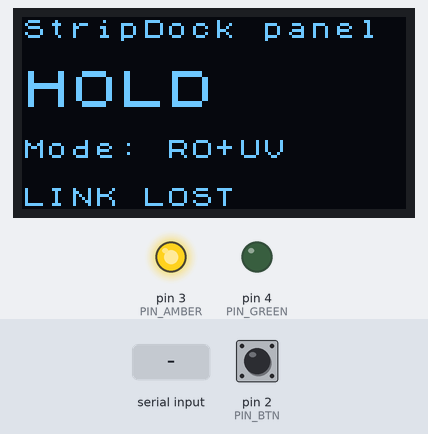
A sketch run on a simulated Arduino Uno, built with avr-gcc and run on an emulated ATmega328P. Parts: 128×64 one-colour display, output pins drawn as LEDs (lit = HIGH). The inputs (shaded band) are chosen by the test bench; at power-on: pin 2 (PIN_BTN) HIGH. EEPROM starts erased; what the sketch prints to the serial monitor is not drawn.

Above: at 1.4 s.
1.5 s: "PASS\n" received over Serial
At 2.9 s:
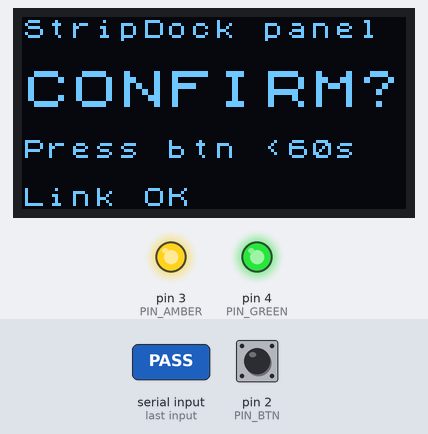
3.2 s: pin 2 (PIN_BTN) pulled LOW for 0.15 s
At 4.7 s:
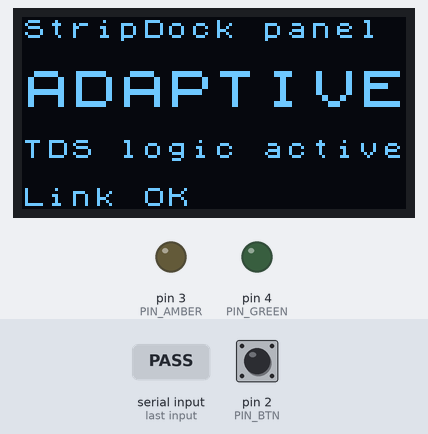
5.0 s: "HOLD\n" received over Serial
At 6.4 s:
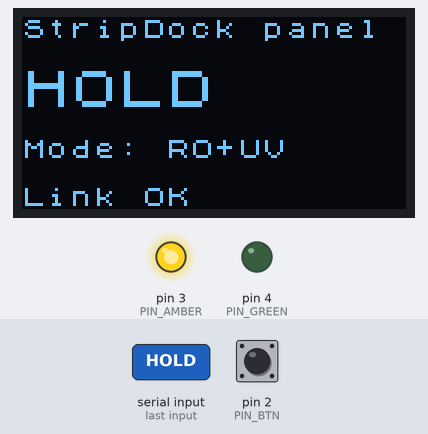
6.7 s: "UNKNOWN\n" received over Serial
At 7.6 s:
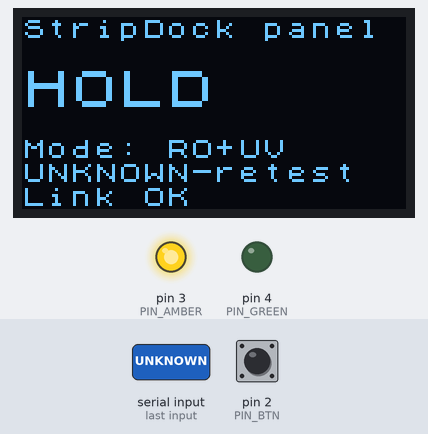
Timing chart, 0 to 9.7 s (numbered marks = the images above; inputs shaded):
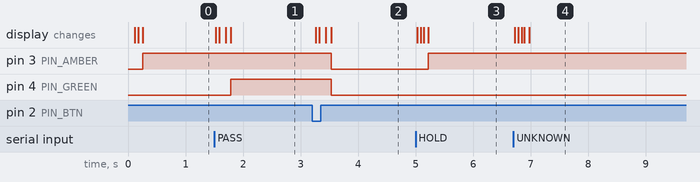

Measured:
- after the input at 1.5 s, pin 4 (PIN_GREEN): LOW → HIGH after 0.29 s; the display: first changes at once (image 1 shows a later state)
- after the input at 3.2 s, pin 3 (PIN_AMBER), pin 4 (PIN_GREEN): HIGH → LOW after 0.33 s; the display: first changes after 0.07 s (image 2 shows a later state)
- after the input at 5.0 s, pin 3 (PIN_AMBER): LOW → HIGH after 0.22 s; the display: first changes at once (image 3 shows a later state)

The sketch:

StripDockPanel.ino
```cpp
// StripDock purifier control panel - Arduino Nano / Uno
// Wiring: OLED SSD1306 I2C  VCC->5V, GND->GND, SDA->A4, SCL->A5
//         Amber LED (HOLD)   D3 -> 330R -> LED long leg, short leg -> GND
//         Green LED (CONFIRM) D4 -> 330R -> LED long leg, short leg -> GND
//         Push button        D2 -> button -> GND (internal pull-up)
// Library: "U8g2" by olikraus (Library Manager)
//
// Serial 115200, one command per line (Serial Monitor: "Newline"):
//   HOLD     -> latch RO+UV hold (saved in EEPROM, survives power loss)
//   PASS     -> a passing re-test; if held, asks for CONFIRM within 60 s
//   UNKNOWN  -> bad/uncertain reading; never clears a hold
//   PING     -> laptop heartbeat (send every ~2 s)
//   STATUS   -> report state
// Every command gets the reply "OK <STATE>". Events start with "EVT".
// A brand-new board (blank EEPROM) starts in HOLD: unknown memory = cautious.

#include <Arduino.h>
#include <EEPROM.h>
#include <Wire.h>
#include <U8x8lib.h>

const uint8_t PIN_BTN = 2;
const uint8_t PIN_AMBER = 3;
const uint8_t PIN_GREEN = 4;
const int EE_ADDR = 0;
const unsigned long CONFIRM_MS = 60000UL;
const unsigned long LINK_MS = 10000UL;
const unsigned long DEBOUNCE_MS = 40UL;

// If the OLED stays blank and an I2C scan shows 0x3D, set this to 0x3D.
const uint8_t OLED_ADDR = 0x3C;

U8X8_SSD1306_128X64_NONAME_HW_I2C oled(U8X8_PIN_NONE);

enum State : uint8_t { ADAPTIVE, HELD, CONFIRM_WAIT };
State state = HELD;
bool lastUnknown = false;
bool linkLost = true;
bool dirty = true;
unsigned long lastMsgMs = 0;
unsigned long confirmStartMs = 0;

char buf[24];
uint8_t blen = 0;

int btnStable = HIGH;
int btnLast = HIGH;
unsigned long btnChangeMs = 0;

void saveHold(bool h) {
  uint8_t v = h ? 1 : 0;
  if (EEPROM.read(EE_ADDR) != v) EEPROM.write(EE_ADDR, v);  // write only on change
}

bool loadHold() {
  return EEPROM.read(EE_ADDR) != 0;  // 1 or blank (0xFF) -> hold
}

const char* stateName() {
  switch (state) {
    case ADAPTIVE: return "ADAPTIVE";
    case HELD: return "HOLD";
    default: return "CONFIRM_WAIT";
  }
}

void updateLeds() {
  digitalWrite(PIN_AMBER, state == ADAPTIVE ? LOW : HIGH);   // held until cleared
  digitalWrite(PIN_GREEN, state == CONFIRM_WAIT ? HIGH : LOW);
}

void draw() {
  oled.clearDisplay();
  oled.setFont(u8x8_font_chroma48medium8_r);
  oled.drawString(0, 0, "StripDock panel");
  if (state == ADAPTIVE) {
    oled.draw2x2String(0, 2, "ADAPTIVE");
    oled.drawString(0, 5, "TDS logic active");
  } else if (state == HELD) {
    oled.draw2x2String(0, 2, "HOLD");
    oled.drawString(0, 5, "Mode: RO+UV");
  } else {
    oled.draw2x2String(0, 2, "CONFIRM?");
    oled.drawString(0, 5, "Press btn <60s");
  }
  if (lastUnknown) oled.drawString(0, 6, "UNKNOWN-retest");
  oled.drawString(0, 7, linkLost ? "LINK LOST" : "Link OK");
  updateLeds();
  dirty = false;
}

void reply() {
  Serial.print(F("OK "));
  Serial.println(stateName());
}

void handleCommand(char* cmd) {
  for (char* p = cmd; *p; ++p) *p = toupper(*p);
  lastMsgMs = millis();
  if (linkLost) { linkLost = false; dirty = true; }

  if (strcmp(cmd, "HOLD") == 0) {
    state = HELD;
    saveHold(true);
    lastUnknown = false;
    dirty = true;
    reply();
  } else if (strcmp(cmd, "PASS") == 0) {
    lastUnknown = false;
    if (state != ADAPTIVE) {
      state = CONFIRM_WAIT;           // hold stays saved until the button is pressed
      confirmStartMs = millis();
    }
    dirty = true;
    reply();
  } else if (strcmp(cmd, "UNKNOWN") == 0) {
    lastUnknown = true;
    if (state == CONFIRM_WAIT) state = HELD;  // an unknown re-test cancels the confirm
    dirty = true;
    reply();
  } else if (strcmp(cmd, "PING") == 0 || strcmp(cmd, "STATUS") == 0) {
    reply();
  } else if (cmd[0] != '\0') {
    Serial.print(F("ERR unknown command: "));
    Serial.println(cmd);
  }
}

void readSerial() {
  while (Serial.available()) {
    char c = (char)Serial.read();
    if (c == '\n' || c == '\r') {
      if (blen > 0) {
        buf[blen] = '\0';
        handleCommand(buf);
        blen = 0;
      }
    } else if (blen < sizeof(buf) - 1) {
      buf[blen++] = c;
    }
  }
}

void readButton() {
  int r = digitalRead(PIN_BTN);
  if (r != btnLast) { btnLast = r; btnChangeMs = millis(); }
  if (millis() - btnChangeMs > DEBOUNCE_MS && r != btnStable) {
    btnStable = r;
    if (btnStable == LOW) {  // pressed
      if (state == CONFIRM_WAIT) {
        state = ADAPTIVE;
        saveHold(false);
        lastUnknown = false;
        dirty = true;
        Serial.println(F("EVT CLEARED"));
      } else {
        Serial.println(F("EVT BUTTON_IGNORED"));
      }
    }
  }
}

void setup() {
  pinMode(PIN_BTN, INPUT_PULLUP);
  pinMode(PIN_AMBER, OUTPUT);
  pinMode(PIN_GREEN, OUTPUT);
  Serial.begin(115200);
  oled.setI2CAddress(OLED_ADDR * 2);
  oled.begin();
  oled.setPowerSave(0);
  state = loadHold() ? HELD : ADAPTIVE;
  draw();
  Serial.print(F("READY "));
  Serial.println(stateName());
}

void loop() {
  readSerial();
  readButton();

  if (state == CONFIRM_WAIT && millis() - confirmStartMs > CONFIRM_MS) {
    state = HELD;
    dirty = true;
    Serial.println(F("EVT CONFIRM_TIMEOUT"));
  }
  if (!linkLost && millis() - lastMsgMs > LINK_MS) {
    linkLost = true;
    dirty = true;
  }
  if (dirty) draw();
}
```
